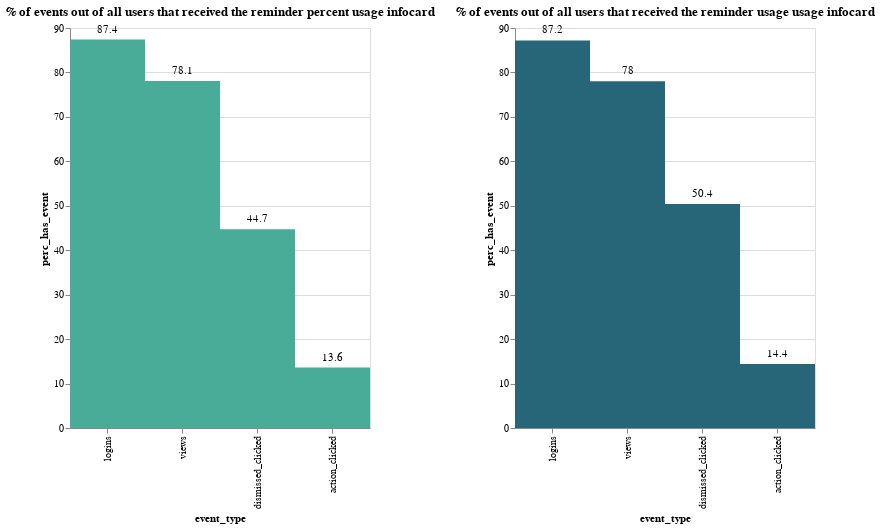

Notebook cell for this chart:
### Code cell
percent_chart = af.column_single_label(
    fifty_perc_infocards_chart_df[
        fifty_perc_infocards_chart_df["experiment_outcome"] == "reminder_percent"
    ],
    af.teal,
    "event_type:O",
    "perc_has_event:Q",
    300,
    400,
    "-y",
).properties(
    title="% of events out of all users that received the reminder percent usage infocard"
)
use_chart = af.column_single_label(
    fifty_perc_infocards_chart_df[
        fifty_perc_infocards_chart_df["experiment_outcome"] == "reminder_use"
    ],
    af.petrol,
    "event_type:O",
    "perc_has_event:Q",
    300,
    400,
    "-y",
).properties(
    title="% of events out of all users that received the reminder usage usage infocard"
)
percent_chart | use_chart

### Figure 1 — Vega-Lite specification as saved in the notebook (floating-point values rounded to 4 significant figures)
{"config": {"view": {"continuousWidth": 400, "continuousHeight": 300}}, "hconcat": [{"layer": [{"mark": {"type": "rect", "color": "#48AC98"}, "encoding": {"x": {"type": "ordinal", "field": "event_type", "sort": "-y"}, "y": {"type": "quantitative", "field": "perc_has_event"}}, "height": 400, "width": 300}, {"mark": {"type": "text", "align": "center", "baseline": "middle", "dy": -10}, "encoding": {"text": {"type": "quantitative", "field": "perc_has_event"}, "x": {"type": "ordinal", "field": "event_type", "sort": "-y"}, "y": {"type": "quantitative", "field": "perc_has_event"}}, "height": 400, "width": 300}], "data": {"name": "data-20b95a8f3cab32c83bc9396ae90f715b"}, "title": "% of events out of all users that received the reminder percent usage infocard"}, {"layer": [{"mark": {"type": "rect", "color": "#266678"}, "encoding": {"x": {"type": "ordinal", "field": "event_type", "sort": "-y"}, "y": {"type": "quantitative", "field": "perc_has_event"}}, "height": 400, "width": 300}, {"mark": {"type": "text", "align": "center", "baseline": "middle", "dy": -10}, "encoding": {"text": {"type": "quantitative", "field": "perc_has_event"}, "x": {"type": "ordinal", "field": "event_type", "sort": "-y"}, "y": {"type": "quantitative", "field": "perc_has_event"}}, "height": 400, "width": 300}], "data": {"name": "data-2a6835a0a8461248b793e1e7f97f8aa0"}, "title": "% of events out of all users that received the reminder usage usage infocard"}], "$schema": "https://vega.github.io/schema/vega-lite/v4.8.1.json", "datasets": {"data-20b95a8f3cab32c83bc9396ae90f715b": [{"event_type": "logins", "experiment_outcome": "reminder_percent", "no_event": 2124, "has_event": 14677, "perc_has_event": 87.4}, {"event_type": "views", "experiment_outcome": "reminder_percent", "no_event": 3674, "has_event": 13127, "perc_has_event": 78.1}, {"event_type": "dismissed_clicked", "experiment_outcome": "reminder_percent", "no_event": 9287, "has_event": 7514, "perc_has_event": 44.7}, {"event_type": "action_clicked", "experiment_outcome": "reminder_percent", "no_event": 14518, "has_event": 2283, "perc_has_event": 13.6}], "data-2a6835a0a8461248b793e1e7f97f8aa0": [{"event_type": "logins", "experiment_outcome": "reminder_use", "no_event": 2155, "has_event": 14670, "perc_has_event": 87.2}, {"event_type": "views", "experiment_outcome": "reminder_use", "no_event": 3706, "has_event": 13119, "perc_has_event": 78.0}, {"event_type": "dismissed_clicked", "experiment_outcome": "reminder_use", "no_event": 8351, "has_event": 8474, "perc_has_event": 50.4}, {"event_type": "action_clicked", "experiment_outcome": "reminder_use", "no_event": 14402, "has_event": 2423, "perc_has_event": 14.4}]}}
